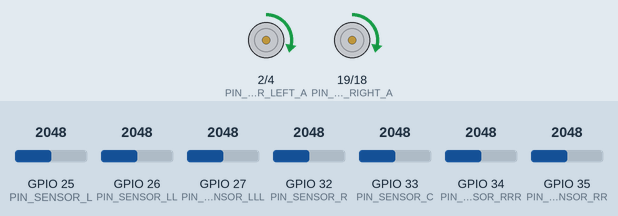
Simulated run of this program. Board: ESP32. On the bench: motor-driver pin pairs drawn as motors (green arrow = first pin HIGH = forward, orange = second pin HIGH = backward, longer = more drive, scaled by the enable pin). Inputs (shaded band) come from the test bench; at power-on: GPIO 25 (PIN_SENSOR_L) = 2048, GPIO 26 (PIN_SENSOR_LL) = 2048, GPIO 32 (PIN_SENSOR_R) = 2048, GPIO 33 (PIN_SENSOR_C) = 2048, GPIO 27 (PIN_SENSOR_LLL) = 2048, GPIO 34 (PIN_SENSOR_RRR) = 2048, GPIO 35 (PIN_SENSOR_RR) = 2048 (analog values on the 0–4095 scale). What the program prints to the serial monitor is not drawn.

Above: at 1.9 s.
2.0 s: GPIO 25 (PIN_SENSOR_L) set to 2218
3.5 s: GPIO 25 (PIN_SENSOR_L) set to 2280
At 4.5 s:
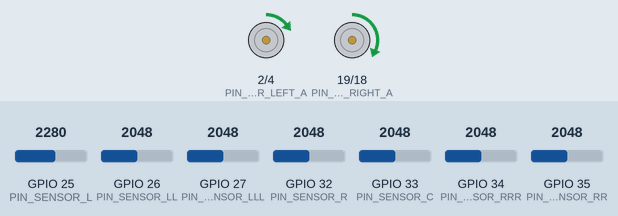
5.0 s: GPIO 26 (PIN_SENSOR_LL) set to 2866
At 5.6 s:
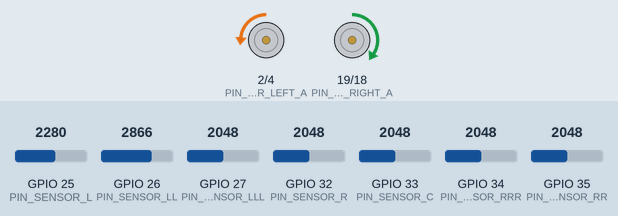
6.5 s: GPIO 32 (PIN_SENSOR_R) set to 2324
At 6.9 s:
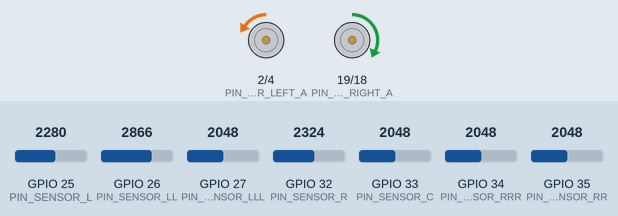
8.0 s: GPIO 32 (PIN_SENSOR_R) set to 2394
At 9.2 s:
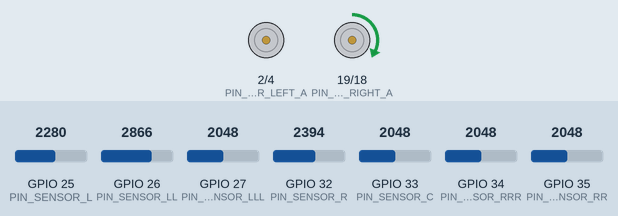
9.5 s: GPIO 33 (PIN_SENSOR_C) set to 2866
At 10.3 s:
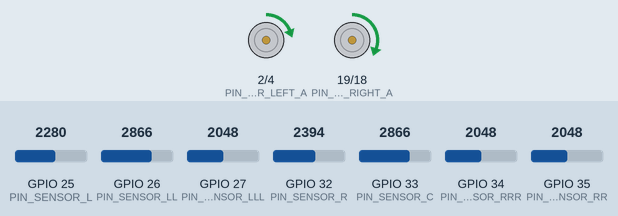
Timing chart, 0 to 12.0 s (numbered marks = the images above; inputs shaded):
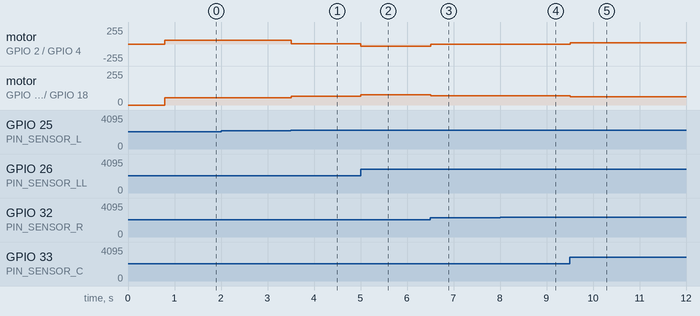

Measured:
- the behaviour switches between 2253 and 2254 on GPIO 25 (PIN_SENSOR_L) (found by bisection; images 0 and 1)
- after the input at 3.5 s, motor on GPIO 2 (PIN_MOTOR_LEFT_A) / GPIO 4 (PIN_MOTOR_LEFT_B): forward 55/255 → forward 3/255 at once; motor on GPIO 19 (PIN_MOTOR_RIGHT_A) / GPIO 18 (PIN_MOTOR_RIGHT_B): forward 55/255 → forward 67/255 at once
- after the input at 5.0 s, motor on GPIO 2 (PIN_MOTOR_LEFT_A) / GPIO 4 (PIN_MOTOR_LEFT_B): forward 3/255 → backward 37/255 at once; motor on GPIO 19 (PIN_MOTOR_RIGHT_A) / GPIO 18 (PIN_MOTOR_RIGHT_B): forward 67/255 → forward 77/255 at once
- after the input at 6.5 s, motor on GPIO 2 (PIN_MOTOR_LEFT_A) / GPIO 4 (PIN_MOTOR_LEFT_B): backward 37/255 → backward 7/255 at once; motor on GPIO 19 (PIN_MOTOR_RIGHT_A) / GPIO 18 (PIN_MOTOR_RIGHT_B): forward 77/255 → forward 69/255 at once
- after the input at 8.0 s, motor on GPIO 2 (PIN_MOTOR_LEFT_A) / GPIO 4 (PIN_MOTOR_LEFT_B): backward 7/255 → stopped at once; motor on GPIO 19 (PIN_MOTOR_RIGHT_A) / GPIO 18 (PIN_MOTOR_RIGHT_B): forward 69/255 → forward 68/255 at once
- after the input at 9.5 s, motor on GPIO 2 (PIN_MOTOR_LEFT_A) / GPIO 4 (PIN_MOTOR_LEFT_B): stopped → forward 19/255 at once; motor on GPIO 19 (PIN_MOTOR_RIGHT_A) / GPIO 18 (PIN_MOTOR_RIGHT_B): forward 68/255 → forward 63/255 at once

The program:

main.cpp
```cpp
#include <Arduino.h>
#include "motorHandler.h"

void setup() {
    Serial.begin(115200);
	beginHandler(); // Inicia o Handler de Motores
}

void loop() {
    updateMotor(); // Atualiza o estado dos motores
}
```

PID.h
```cpp
#pragma once
#include "Arduino.h"

class PID{
        private:
        float kp = 0;
        float ki = 0;
        float kd = 0;
        float integral = 0;
        float setpoint = 0;
        float actualValue = 0;
        float lastValue = 0;
        unsigned long lastUpdateTime = 0;
        float output = 0;
        bool manualError = false;
        float error = 0;
        public:

        void update(){
            if(!manualError){
                error = setpoint - actualValue;
            }
            float PIDderivative = (actualValue - lastValue) * (millis() - lastUpdateTime)/1000.0f;
            integral += error * (float)(millis() - lastUpdateTime)/1000.0f;
            float proportional =  kp * error;
            float integralout =  ki * integral;
            float derivative =  kd * PIDderivative;

            //Serial.print(proportional);
            //Serial.print(" | ");
            //Serial.print(integralout);
            //Serial.print(" | ");
            //Serial.print(derivative);
            //Serial.print(" | ");
            //Serial.print(error);
            //Serial.print(" | ");
            //Serial.print(integral);
            //Serial.print(" | ");
            //Serial.println(PIDderivative);

            output = proportional + integralout + derivative;

            lastUpdateTime = millis();
            lastValue = actualValue;
        }

        float getOutput(){
            return output;
        }

        float getSetpoint(){
            return setpoint;
        }

        float getActualValue(){
            return actualValue;
        }

        float getKp(){
            return kp;
        }

        float getKi(){
            return ki;
        }

        float getKd(){
            return kd;
        }

        float getError(){
            return error;
        }

        void resetIntegral(){
            integral = 0;
        }

        void resetLastUpdate(){
            lastUpdateTime = millis();
        }

        void setKp(float value){
            kp = value;
        }

        void setKi(float value){
            ki = value;
        }

        void setKd(float value){
            kd = value;
        }

        void setError(float newError){
            error = newError;
        }

        void setManualError(bool manual){
            manualError = manual;
        }

        void setActualValue(float value){
            actualValue = value;
        }

        void setSetpoint(float value){
            setpoint = value;
        }
    };
```

defines.h
```cpp
#pragma once

#define PIN_SENSOR_ENABLE 14

#define PIN_SENSOR_LLL 27
#define PIN_SENSOR_LL  26
#define PIN_SENSOR_L   25
#define PIN_SENSOR_C   33
#define PIN_SENSOR_R   32
#define PIN_SENSOR_RR  35
#define PIN_SENSOR_RRR 34

#define PIN_MOTOR_LEFT_A 2
#define PIN_MOTOR_LEFT_B 4
#define PIN_MOTOR_LEFT_PWM 15

#define PIN_MOTOR_RIGHT_A 19
#define PIN_MOTOR_RIGHT_B 18
#define PIN_MOTOR_RIGHT_PWM 5
```

motor.h
```cpp
#include <Arduino.h>
#include <defines.h>

class Motor{

    private:
    int pin_a;
    int pin_b;
    int pin_pwm;

    public:
    Motor(int a, int b, int pwm){
        pin_a = a;
        pin_b = b;
        pin_pwm = pwm;
    }

    void begin(){
        pinMode(pin_a, OUTPUT);
        pinMode(pin_b, OUTPUT);
        pinMode(pin_pwm, OUTPUT);
    }

    void setSpeed(int speed){
        if(speed < 0){
            digitalWrite(pin_a, LOW);
            digitalWrite(pin_b, HIGH);
        } else {
            digitalWrite(pin_a, HIGH);
            digitalWrite(pin_b, LOW);
        }
        analogWrite(pin_pwm, constrain(abs(speed),0,255));
    }
};
```

motorHandler.h
```cpp
#pragma once
#include "Arduino.h"
#include "sensorReader.h"
#include "motor.h"
#include "PID.h"
#include "timer.h"


PID motorPID;
Motor leftMotor(PIN_MOTOR_LEFT_A, PIN_MOTOR_LEFT_B, PIN_MOTOR_LEFT_PWM);
Motor rightMotor(PIN_MOTOR_RIGHT_A, PIN_MOTOR_RIGHT_B, PIN_MOTOR_RIGHT_PWM);
SensorReader sensor;

void beginHandler(){
    sensor.begin();
    leftMotor.begin();
    rightMotor.begin();
    // Configurações possiveis
    // Fast af (Colocar rodas melhores)
    // Kp 0.03 Kd -42.0
    // Forward = 70 - abs(motorPID.getOutput() * 0.6f);

    // Normal boi
    // Kp 0.02 Kd -42.0
    // Forward = 50 - abs(motorPID.getOutput() * 0.6f);
    motorPID.setKp(0.032f);
    motorPID.setKd(-42.0f);
    motorPID.setSetpoint(4000);
}

void setMotorSpeed(int forward, int turnage){
    leftMotor.setSpeed(forward - turnage);
    rightMotor.setSpeed(forward + turnage);
}

void updateMotor(){
    // Atualizar PID
    motorPID.update();
    sensor.update(); // Atualiza Sensores

    motorPID.setActualValue(sensor.findCentroid());
    int forward = 55 - abs(motorPID.getOutput() * 0.6f);
    int rotation = motorPID.getOutput();
    Serial.print(forward);
    Serial.print(" | ");
    Serial.println(rotation);

    setMotorSpeed(forward, rotation);
    //setMotorSpeed(forward, rotation < 0 ? rotation * 1.1f : rotation); // Dir | Esquerda
}
```

sensorReader.h
```cpp
#pragma once
#include "Arduino.h"
#include "defines.h"


class SensorReader{
    private:
    int calibrationLow[7] = {0, 0, 0, 0, 0, 0, 0};
    int calibrationHigh[7] = {4095, 4095, 4095, 4095, 4095, 4095, 4095 };

    int average = 0;

    int biggestSensor = 3;
    const int totalSensors = 7;


    void calibrateSensors(){
        for(int sensor = 0; sensor < totalSensors; sensor++){
            int average = 0;
            const int totalSamples = 1000; // Numero de amostras usadas para calcular o valor minimo
            for(int i = 0; i < totalSamples; i++){
                int reading = readRaw(sensor);
                average += reading;
            }
            calibrationLow[sensor] = average/totalSamples;
        }
    }

    void checkBiggest(int biggestID){
        //if(abs(biggestID - biggestSensor) <= 1){
        //    biggestSensor = biggestID;
        //}
        if(biggestID != -10){
            biggestSensor = biggestID;
        }

    }


    int readRaw(int sensor){
        switch(sensor){
            case 0:
                return analogRead(PIN_SENSOR_LLL);
            case 1:
                return analogRead(PIN_SENSOR_LL);
            case 2:
                return analogRead(PIN_SENSOR_L);
            case 3:
                return analogRead(PIN_SENSOR_C);
            case 4:
                return analogRead(PIN_SENSOR_R);
            case 5:
                return analogRead(PIN_SENSOR_RR);
            case 6:
                return analogRead(PIN_SENSOR_RRR);
            default:
                return -1;
        }
    }

    int readSensor(int sensor){
        int maxValue = 2000;
        int reading = map(readRaw(sensor), calibrationLow[sensor], calibrationHigh[sensor], 0, maxValue);
        reading = constrain(reading, 0, maxValue);
        return reading;
    }


    public:
    SensorReader(){}

    void begin(){
        analogReadResolution(12);
        analogSetWidth(12);
        analogSetClockDiv(1);
        analogSetAttenuation(ADC_11db);
        pinMode(PIN_SENSOR_ENABLE, OUTPUT);
        pinMode(PIN_SENSOR_LLL, INPUT);
        pinMode(PIN_SENSOR_LL, INPUT);
        pinMode(PIN_SENSOR_L, INPUT);
        pinMode(PIN_SENSOR_C, INPUT);
        pinMode(PIN_SENSOR_R, INPUT);
        pinMode(PIN_SENSOR_RR, INPUT);
        pinMode(PIN_SENSOR_RRR, INPUT);
        digitalWrite(PIN_SENSOR_ENABLE, HIGH);
        calibrateSensors();
    }

    void update(){
        checkBiggest(getBiggestSensor());
        //Serial.print(biggestSensor);
        //Serial.print(" | ");
    }


    // Retorna um int de -1000 a 1000 (aproximadamente) com a leitura dos sensores
    // -1000 = linha à esquerda
    //  1000 = linha à direita
    int getReading(){
        int weights[5] = {-10,-5, 0, 5, 10};
        // Faz uma media com pesos de cada sensor
        int weightedAverage = (weights[0] * readSensor(0) + weights[1] * readSensor(1) + weights[2] * readSensor(2) + weights[3] * readSensor(3) + weights[4] * readSensor(4)); //(weights[0] + weights[1] + weights[2] + weights[3] + weights[4]);
        average = average * 0.995f + weightedAverage * 0.005f;
        return average;
    }


    // Retorna o maior sensor lido no momento
    // Retorno de -10 quer dizer que nenhum sensor está sendo relevamentemente grande
    int getBiggestSensor(){
        int biggestValue = 200;
        int biggestId = -10;
        int average = 0;
        for(int i = 0; i < totalSensors; i++){

            if(readSensor(i) > biggestValue){
                biggestValue = readSensor(i);
                biggestId = i;
            }
            //if(readSensor(i) == 2000){
            //    average += i;
            //}
        }
        //if(biggestValue == 2000){
        //    biggestId = average / totalSensors;
        //}
        //Serial.print(average);
        //Serial.print(" | ");
        //Serial.println(biggestId);
        return biggestId;
    }

    int getActive(){
        return biggestSensor;
    }

    void printRaw(){
        for(int i = 0; i < totalSensors; i++){
            Serial.print(readRaw(i));
            Serial.print(" | ");
        }
    }

    void printReading(){
        for(int i = 0; i < totalSensors; i++){
            Serial.print(readSensor(i));
            Serial.print(" | ");
        }
    }

    // Retorna o ultimo sensor com o maior pico
    int getBiggest(){
        return biggestSensor;
    }

    int getGlobalAverage(){
        int average = 0;
        for(int i = 0; i < totalSensors; i++){
            average += readSensor(i);
        }
        average /= totalSensors;
        return average;
    }

    int findCentroid(){
        const int multiplier = 1000;
        int centroid = 0;
        int torque = 0;
        int mass = 1;
        for(int channel = 1; channel < totalSensors+1; channel++){
            int sensorValue = readSensor(channel-1);
            mass += sensorValue;
            torque += sensorValue*channel;
        }
        centroid = (torque * multiplier)/ mass;
        // Se o sensor estiver fora da linha
        if(getBiggestSensor() < 0){
            centroid = (biggestSensor + 1) * multiplier;
            //centroid = biggestSensor < 3 ? multiplier : biggestSensor > 3 ? 7 * multiplier : biggestSensor;
        }
        return centroid;
    }
};
```

timer.h
```cpp
#pragma once


#include "Arduino.h"
/*---------------------------------------------------------------------------------------+
|    Struct de timer - Marco Aurélio (08/09/2024)                                        |
|                                                                                        |
|    Catei esse struct de timer do blog do Arduino                                       |
|    Parece ser bem útil para vários código que precisem ser ativados com o tempo,       |
|    mas que seria bom deixar ele compacto                                               |
|                                                                                        |
|    Créditos para LarryD                                                                |
|    https://forum.arduino.cc/t/switch-and-led-on-the-same-pin-suggestions-fyi/423048    |
+---------------------------------------------------------------------------------------*/

struct timer{

    unsigned long lastMillis;     // Ultima vez que o timer foi reiniciado
    unsigned long waitMillis;     // Tempo que o timer vai esperar
    bool          restart;        // Define se o timer deve reiniciar repetidamente ou não (0 - Rodar uma unica vez | 1 - Rodar indefinidamente)
    bool          enableFlag;     // Define se o timer esta ativo ou não
    bool          timeType;       // Define qual tipo de tempo o timer usa (0 - Microssegundos | 1 - Millisegundos)

    unsigned long currentTime;

    // Função que retorna se o timer alcançou o tempo definido ou não
    bool CheckTime(){
        // Atualiza o tempo atual
        if (timeType == true){
          currentTime = millis();
        } else {
          currentTime = micros();
        }

        //Se o timer estiver ativo e tiver estourado
        if (enableFlag == true && currentTime - lastMillis >= waitMillis){
            // Reiniciar?
            if (restart){
                // Preparar para proxima iteração
                lastMillis = currentTime;
            }
            // O timer estorou
            return true;
        }
        //O timer não estorou
        return false;
    }

};
```
